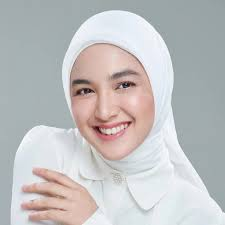
#> input picture meet3/train/Cut Syifa/download (1).jpg, 225 x 225 px, found by its file name; its folder holds only this picture in this run
$ python face_recognition_train.py
#> lines starting #> are read from the running program, lines starting #| are printed output that depends on the picture
import cv2 as cv
import numpy as np
import os

harr_cascade = cv.CascadeClassifier(r'E:\Programs\Festika2025\meet3\haarcascade.xml')

features = []
labels = []
peoples = ["Cut Syifa", "Gofar Hilman", "Raditya Dika",
            "Raffi Ahmad", "Jiwoo"]

def create_train():
    path = r'E:\Programs\Festika2025\meet3\train'

    for people in peoples:
        path_people = os.path.join(path, people)
        label = peoples.index(people)

        for img in os.listdir(path_people):
            img_path = os.path.join(path_people, img)
            img_read = cv.imread(img_path)
#> img_read is the input picture: shape (225, 225, 3); mean B, G, R 192.2, 191.7, 192.8
            img_gray = cv.cvtColor(img_read, cv.COLOR_BGR2GRAY)
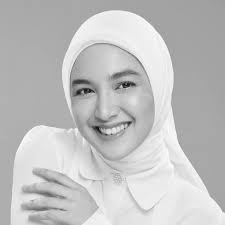
#> img_gray: shape (225, 225); min 3, max 254, mean 192.1

            faces = harr_cascade.detectMultiScale(img_gray, scaleFactor=1.1, minNeighbors=4)
#> faces = [[126, 145, 76, 76], [47, 41, 119, 119]]

            for (x, y, w, h) in faces:
                # cv.rectangle(img_read, (x, y), (x + w, y + h), thickness=3, color=(0, 255, 0))
                # cv.imshow("test", img_read)
                # break
                face = img_gray[y:y+h, x:x+w]
                features.append(face)
                labels.append(label)
#> this loop made 2 passes
#> pass 1, in create_train, `face = img_gray[y:y+h, x:x+w]`:
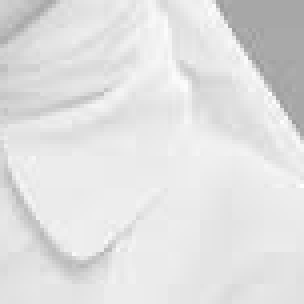
#> face: shape (76, 76) (shown 4 times larger); min 153, max 254, mean 224.4
#> pass 2, in create_train, `face = img_gray[y:y+h, x:x+w]`:
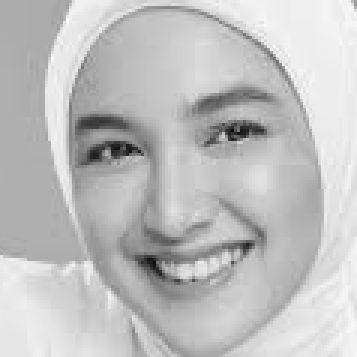
#> face: shape (119, 119) (shown 3 times larger); min 3, max 251, mean 191.8
#> after the loop, features = 2 items; labels = [0, 0]
#> pass 2 of the loop in create_train, `for people in peoples:`:
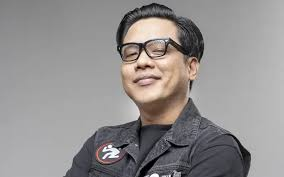
#> input picture meet3/train/Gofar Hilman/download (1).jpg, 284 x 177 px, found by its file name
#> in create_train, img_read is the input picture: shape (177, 284, 3); mean B, G, R 142.2, 142.8, 146.2
#> in create_train, `img_gray = cv.cvtColor(img_read, cv.COLOR_BGR2GRAY)`:
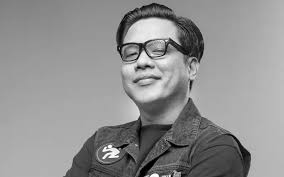
#> img_gray: shape (177, 284); min 0, max 255, mean 143.8
#> faces = [[111, 18, 81, 81]]
#> the loop in create_train, `for (x, y, w, h) in faces: # cv.rectangle(img_read, (x, y), (x + w, y ..` made 1 pass
#> pass 1, in create_train, `face = img_gray[y:y+h, x:x+w]`:
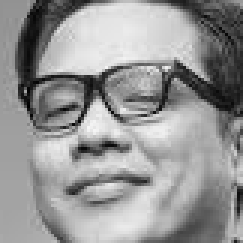
#> face: shape (81, 81) (shown 3 times larger); min 0, max 247, mean 149.8
#> after the loop in create_train, `for (x, y, w, h) in faces:`: features = 3 items; labels = [0, 0, 1]

            # break

#> (the run stopped early here; a loop or call above may not have finished)
